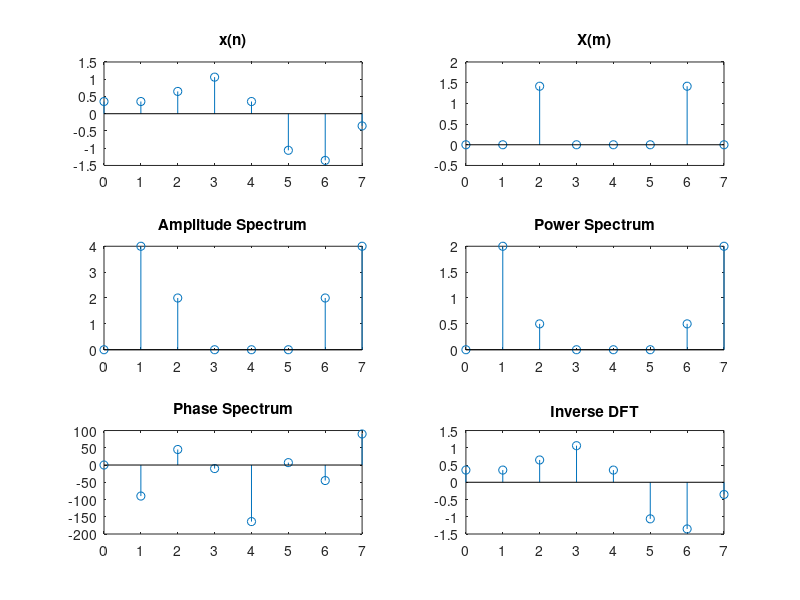

Source code (MATLAB):
fs=8000;
ts=1/fs;
N=8;
n=0:N-1;
x=sin(2*pi*1000*n*ts) + 0.5*sin(2*pi*2000*n*ts + 3*pi/4);
X = zeros(N,1);
for m = 1:N
    for n = 1:N
        X(m) = X(m) + x(n)*exp(-2j*pi*(n-1)*(m-1)/N);
    end
end
n=0:N-1;
subplot(3,2,1);
stem(n,x)
title('x(n)')
subplot(3,2,2);
stem(n,real(X))
title('X(m)')
subplot(3,2,3);
stem(n,abs(X))
title('Amplitude Spectrum')
y = abs(X).^2/N;
subplot(3,2,4);
stem(n,y)
title('Power Spectrum')
subplot(3,2,5);
stem(n,angle(X)*180/pi)
title('Phase Spectrum')
subplot(3,2,6);
stem(n,real(ifft(X)))
title('Inverse DFT')